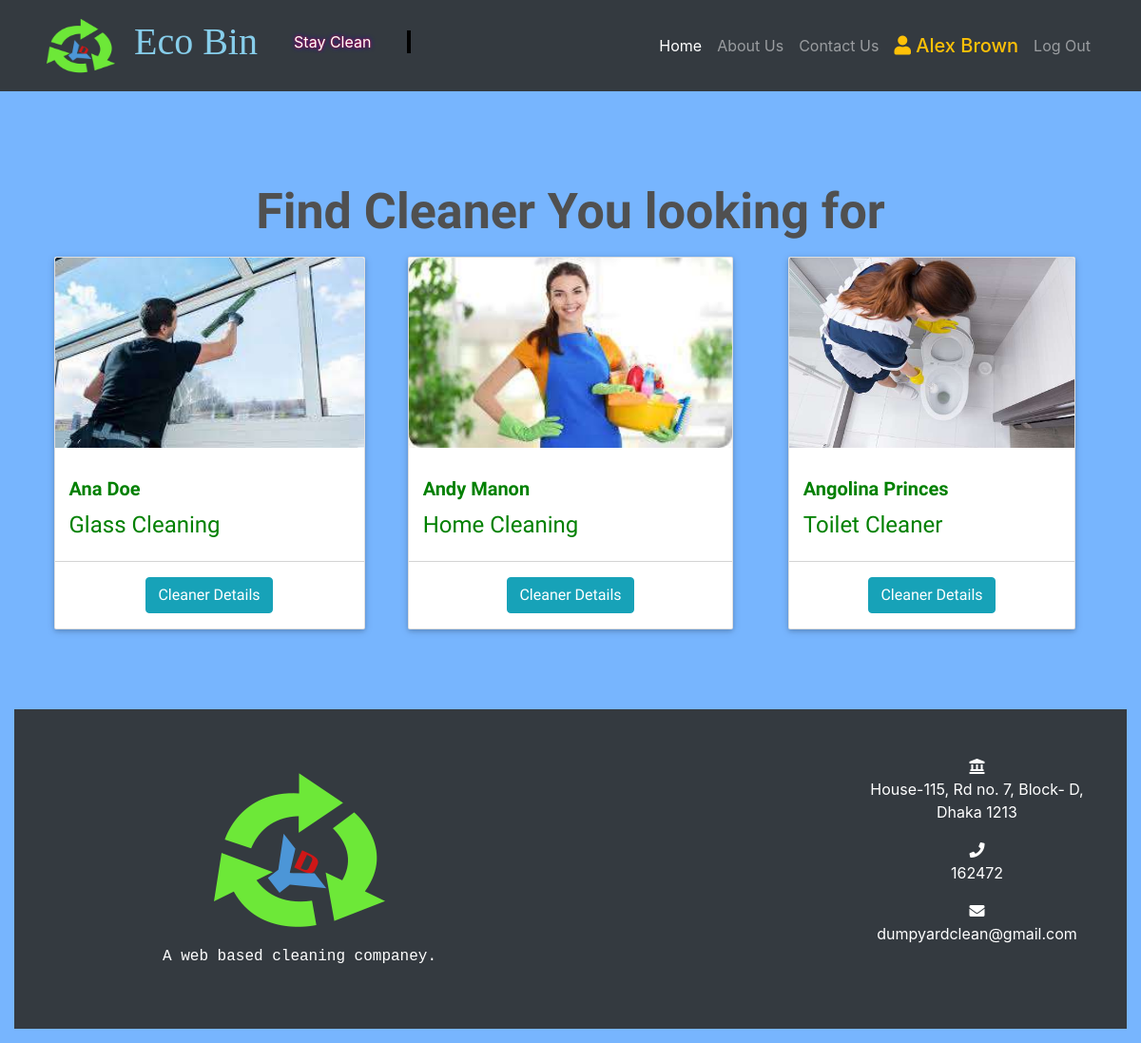
Page /cleaner/ (signed in) on the committed database.
### accounts/models.py (models this page shows, shortened)
class MyUser(AbstractBaseUser):
    STATUS=(
        (0,'Select Account'),
        (1,'Seller'),
        (2,'Buyer'),
    )
    username=models.CharField(max_length=255,default='crow')
    institution=models.CharField(max_length=255,default='abc LTD')
    email = models.EmailField(
        verbose_name='email address',
        max_length=255,
        unique=True,
    )
    contact=models.CharField(max_length=255,default='+88')
    account_type=models. PositiveSmallIntegerField( choices=STATUS,default=0)
    address=models.TextField(blank=True)
    is_active = models.BooleanField(default=True)
    is_admin = models.BooleanField(default=False)
    objects = MyUserManager()
    USERNAME_FIELD = 'email'
    REQUIRED_FIELDS = ['date_of_birth']

### management/models.py (models this page shows, shortened)
class Cleaner(models.Model):
    name=models.CharField(max_length=255,blank=False)
    desc=models.TextField(blank=True)
    cleaning_task=models.CharField(max_length=255)
    contact=models.CharField(max_length=255,blank=False)
    price=models.FloatField(blank=False,default=0.00)
    address=models.TextField(blank=False)
    image=models.ImageField(upload_to='')
    class Meta:
        verbose_name_plural = "Cleaners"

### management/views.py (the view)
# urls.py: path('cleaner/',CleanerView,name='cleaner'),
@login_required
def CleanerView(request):
    context=dict()
    cleaners=Cleaner.objects.all()
    times=range(1,5)
    context['cleaners']=cleaners
    context['loop_times']=times
    return render(request,'cleaner.html',context)

### templates/cleaner.html (shortened to what this page needs)
{% extends 'base.html' %}
{% load static %}
{% block CSS %}
<link rel="stylesheet" href="{% static 'custom/css/cleaner.css' %}">
{% endblock CSS%}
{% block content %}
<section class="wrapper my-5">
    <div class="container-fostrap">
        <div class="mb-3">
            <h1 class="heading">
               Find Cleaner You looking for
            </h1>
        </div>
        <div class="content">
            <div class="container">
                <div class="row">
                   {% for cleaner in cleaners %}
                        <div class="col-xs-12 col-sm-4 col-md-4">
                        <div class="card">
                             <p class="img-card">
                             <img src="{{cleaner.image.url}}" alt="garbage"/>
                             </p>
                             <div class="card-content">
                                  <h4 class="card-title">
                                 {{cleaner.name}}
                                  </h4>
                                  <div class="text-danger pull-left">
                                  <h4> {{cleaner.cleaning_task}}</h4>
                                  </div>
                                  <div class="clearfix"></div>
                             </div>
                             <div class="card-read-more">
                                  <a href="{% url 'cleaner_details' cleaner.id %}">
                                       <button id="detail_btn" class="btn btn-info my-3">Cleaner Details</button>
                                  </a>
                             </div>
                        </div>
                        </div>
                   {% endfor %}
                </div>
            </div>
        </div>
    </div>
</section>
{% endblock content %}

### templates/base.html (shortened to what this page needs)
{% load static %}
<!DOCTYPE html>
<html lang="en">
  <head>
    <link href="{% static 'vendor/bootstrap/css/bootstrap.css' %}" rel="stylesheet">
    <link href="{% static 'vendor/bootstrap/css/bootstrap.min.css' %}" rel="stylesheet">
    <link rel="stylesheet" href="https://cdnjs.cloudflare.com/ajax/libs/font-awesome/4.7.0/css/font-awesome.min.css">
    <link rel='stylesheet' href='https://use.fontawesome.com/releases/v5.6.3/css/all.css'>
    <link href="{% static 'custom/css/base.css' %}" rel="stylesheet">
    {%block CSS %}
    {% endblock CSS %}
  </head>
  <body style="background-image: url({% static 'custom/image/background.jpg' %}); background-repeat: no-repeat , repeat;background-color: black;">
    <nav class="navbar navbar-expand-lg navbar-dark bg-dark fixed-top">
      <div class="container">
        <a class="navbar-brand" href="{% url 'homepage' %}">  <img class="img-logo" src="{% static 'custom/image/Logo.png' %}" alt=""></a> <h1 style="color:skyblue; font-family: Comic Sans MS;">Eco Bin</h1> <br> <p id="typing1">Stay Clean</p>
        <div class="collapse navbar-collapse" id="navbarResponsive">
          <ul class="navbar-nav ml-auto">
            <li class="nav-item active">
              <a class="nav-link" href="{% url 'homepage' %}">Home
              </a>
            </li>
            <li class="nav-item">
              <a class="nav-link" href="{% url 'about_us' %}">About Us
              </a>
            </li>
            <li class="nav-item">
              <a class="nav-link" href="#contact_us">Contact Us
              </a>
            </li>
            {% if user.is_authenticated %}
              <li>
              <a id="user" class="nav-link text-warning" href="{% url 'profile' user.id %}"> <strong class="h5"><i class="fa fa-user"></i> {{ user.username }} </strong></a>
              </li>
              <li class="nav-item">
                <a class="nav-link" href="{% url 'logout' %}">Log Out
                </a>
              </li>
            {% endif %}
          </ul>
        </div>
      </div>
    </nav>
    <br>
    <br>
    <br>
    {% block content %}{% endblock content %}
    <footer id="contact_us" class="py-5 bg-dark">
      <div class="container">
        <div class="row">
          <div class="col-lg-6">
            <img src="{% static 'custom/image/Logo.png' %}" alt="Logo">
            <br>
            <p style="color:white; font-family: 'Courier New', Courier, monospace">A web based cleaning companey.</p>
          </div>
          <div class="col-lg-3">
            </div>
            <div class="col-lg-3">
                 <i class="fa fa-landmark" aria-hidden="true" style="color:white;"></i> <p style="color:white;">House-115, Rd no. 7, Block- D, Dhaka 1213</p>
                 <i class="fa fa-phone" aria-hidden="true" style="color:white;"></i> <p style="color:white;">162472</p>
                 <i class="fa fa-envelope" aria-hidden="true" style="color:white;"></i> <p style="color:white;">dumpyardclean@gmail.com</p>
              </div>
        </div>
      </div>
    </footer>
  </body>
</html>

### static/custom/css/base.css (style rules this page uses)
h4 { color: green; }
a#user strong { font-size: 20px !important; }
body { padding-top: 54px; }
@media (min-width: 992px) { body { padding-top: 56px; } }

### static/custom/css/cleaner.css (style rules this page uses)
.wrapper { display: table; height: 100%; width: 100%; font-family: 'Baloo 2', cursive; }
.container-fostrap { display: table-cell; padding: 1em; text-align: center; vertical-align: middle; }
h1.heading { color: #fff; font-size: 1.15em; font-weight: 900; margin: 0 0 0.1em; color: #505050; }
@media (min-width: 450px) { h1.heading { font-size: 3.55em; } }
@media (min-width: 760px) { h1.heading { font-size: 3.05em; } }
@media (min-width: 900px) { h1.heading { font-size: 3.25em; margin: 0 0 0.1em; } }
.card:before { content: ""; position: absolute; z-index: -1; left: 0; right: 100%; top: 0; background: #2098d1; height: 4px; -webkit-transition-property: right; transition-property: right; -webkit-transition-duration: 0.3s; transition-duration: 0.3s; -webkit-transition-timing-function: ease-out; transition-timing-function: ease-out; z-index: 5; }
.card { margin-bottom: 20px; line-height: 1.42857143; background-color: #fff; border-radius: 2px; box-shadow: 0 2px 5px 0 rgba(0, 0, 0, 0.16), 0 2px 10px 0 rgba(0, 0, 0, 0.12); transition: box-shadow .25s; display: inline-block; vertical-align: middle; -webkit-transform: translateZ(0); transform: translateZ(0); -webkit-backface-visibility: hidden; backface-visibility: hidden; -moz-osx-font-smoothing: grayscale; position: relative; overflow: hidden; }
.img-card { width: 100%; height: 200px; border-top-left-radius: 2px; border-top-right-radius: 2px; display: block; overflow: hidden; }
.img-card img { width: 100%; height: 200px; object-fit: cover; transition: all .25s ease; }
.card-content { padding: 15px; text-align: left; }
.card-title { margin-top: 0px; font-weight: 700; font-size: 1.25em; }
.card-read-more { display: block; vertical-align: middle; -webkit-transform: translateZ(0); transform: translateZ(0); box-shadow: 0 0 1px rgba(0, 0, 0, 0); -webkit-backface-visibility: hidden; backface-visibility: hidden; -moz-osx-font-smoothing: grayscale; position: relative; overflow: hidden; }
.card-read-more:before { content: ""; position: absolute; z-index: -1; left: 100%; right: 0; bottom: 0; background: #2098d1; height: 4px; -webkit-transition-property: left; transition-property: left; -webkit-transition-duration: 0.3s; transition-duration: 0.3s; -webkit-transition-timing-function: ease-out; transition-timing-function: ease-out; }
.card-read-more { border-top: 1px solid #D4D4D4; }
.card-read-more a { text-decoration: none !important; padding: 10px; font-weight: 600; text-transform: uppercase; }
footer { text-align: center; margin: 15px; }

### rows in the picture
MyUser: username "Alex Brown"
Cleaner: image (picture), name "Ana Doe", cleaning_task "Glass Cleaning"
Cleaner: image (picture), name "Andy Manon", cleaning_task "Home Cleaning"
Cleaner: image (picture), name "Angolina Princes", cleaning_task "Toilet Cleaner"
